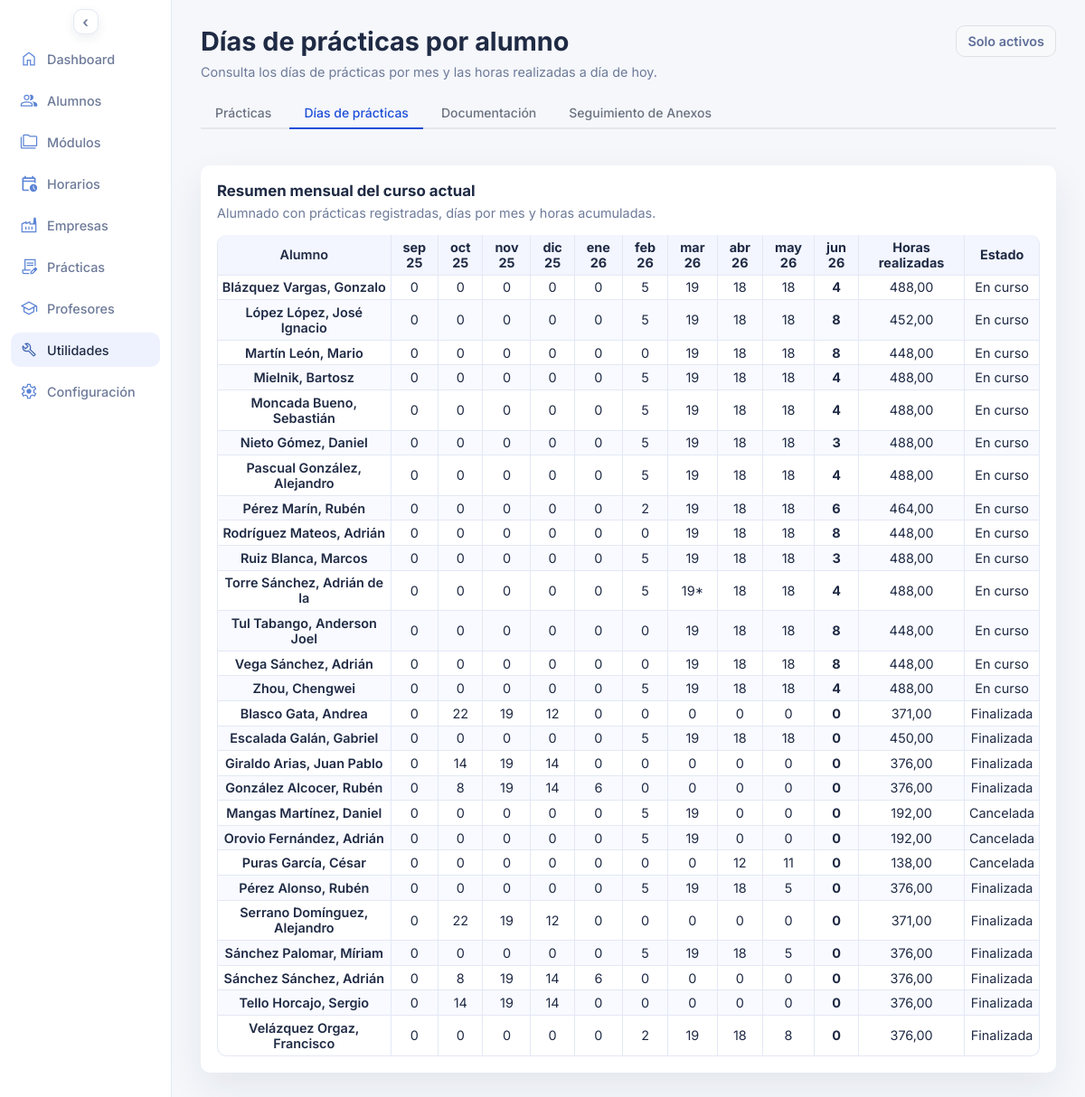
The app's page /practicas_dias.php with its own data.
### tables this page shows
CREATE TABLE `practicas` (
  `id_practica` int UNSIGNED NOT NULL,
  `id_alumno` int UNSIGNED NOT NULL,
  `id_empresa` int UNSIGNED NOT NULL,
  `id_direccion` int UNSIGNED DEFAULT NULL,
  `id_empresa_tutor` int UNSIGNED DEFAULT NULL,
  `anexo` smallint UNSIGNED DEFAULT NULL,
  `fecha_inicio` date DEFAULT NULL,
  `fecha_fin` date DEFAULT NULL,
  `fecha_fin_real` date DEFAULT NULL,
  `motivo_exclusion` varchar(60) DEFAULT NULL,
  `id_practica_anterior` int UNSIGNED DEFAULT NULL,
  `dias_extra` tinyint UNSIGNED NOT NULL DEFAULT '0',
  `fecha_fin_extra` date DEFAULT NULL,
  `horas` smallint UNSIGNED NOT NULL DEFAULT '0',
  `circ_excep` tinyint(1) NOT NULL DEFAULT '0',
  `cancelada` tinyint(1) NOT NULL DEFAULT '0',
  `horas_hechas` smallint UNSIGNED NOT NULL DEFAULT '0',
  `mayor_edad` tinyint(1) NOT NULL DEFAULT '0',
  `instrucciones` text,
  `observaciones` text
);

### includes/practicas_dias_calculo.php (called while the page is built, shortened)
<?php
foreach ($practices as $practice) {
  $student_id = (int) $practice['id_alumno'];
  if (!isset($student_rows[$student_id])) {
    $student_rows[$student_id] = [
      'id_practica' => (int) $practice['id_practica'],
      'name' => format_student_name($practice, 'alumno'),
      'apellido1' => mb_strtolower(trim((string) ($practice['alumno_apellido1'] ?? ''))),
      'months' => array_fill_keys(array_keys($months), 0),
      'month_practice_ids' => array_fill_keys(array_keys($months), []),
      'seconds' => 0,
      'current_month_seconds' => 0,
      'had_current_month_in_course' => false,
      'status' => calculate_practice_status($practice),
    ];
  }
  if (
    $student_rows[$student_id]['status'] === 'Cancelada'
    && (int) ($practice['cancelada'] ?? 0) === 0
  ) {
    $student_rows[$student_id]['status'] = calculate_practice_status($practice);
  }
  $fecha_inicio = DateTimeImmutable::createFromFormat('Y-m-d', (string) ($practice['fecha_inicio'] ?? ''));
  $fecha_fin_extra = DateTimeImmutable::createFromFormat('Y-m-d', (string) ($practice['fecha_fin_extra'] ?? ''));
  $fecha_fin_real = DateTimeImmutable::createFromFormat('Y-m-d', (string) ($practice['fecha_fin_real'] ?? ''));
  $fecha_fin_practica = $fecha_fin_extra;
  if ((int) ($practice['cancelada'] ?? 0) === 1 && $fecha_fin_real !== false && $fecha_fin_real >= $fecha_inicio) {
    $fecha_fin_practica = $fecha_fin_real;
  }
  $schedule_by_day = $schedule_by_practice[(int) $practice['id_practica']] ?? [];
  $segundos_por_dia_semana = [];
  foreach ($schedule_by_day as $day_number => $segments) {
    $total_segundos = 0;
    foreach ($segments as $segment) {
      $entrada = strtotime((string) $segment['hora_entrada']);
      $salida = strtotime((string) $segment['hora_salida']);
      if ($entrada !== false && $salida !== false && $salida > $entrada) {
        $total_segundos += ($salida - $entrada);
      }
    }
    if ($total_segundos > 0) {
      $segundos_por_dia_semana[(int) $day_number] = $total_segundos;
    }
  }
  $fecha_hasta_hoy = $hoy < $fecha_fin_practica ? $hoy : $fecha_fin_practica;
  for ($cursor = $fecha_inicio; $cursor <= $fecha_fin_practica; $cursor = $cursor->modify('+1 day')) {
    $fecha_cursor = $cursor->format('Y-m-d');
    if (isset($non_teaching_days_lookup[$fecha_cursor])) {
      continue;
    }
    $dia_semana = (int) $cursor->format('N');
    if (!isset($segundos_por_dia_semana[$dia_semana])) {
      continue;
    }
    $mes_numero = (int) $cursor->format('n');
    if (isset($student_rows[$student_id]['months'][$mes_numero])) {
      $student_rows[$student_id]['months'][$mes_numero]++;
      $student_rows[$student_id]['month_practice_ids'][$mes_numero][(int) $practice['id_practica']] = true;
    }
    if ((int) $cursor->format('n') === $current_month && (int) $cursor->format('Y') === $current_year) {
      $student_rows[$student_id]['had_current_month_in_course'] = true;
    }
    if ($cursor <= $fecha_hasta_hoy) {
      $student_rows[$student_id]['seconds'] += $segundos_por_dia_semana[$dia_semana];
      if ((int) $cursor->format('n') === $current_month && (int) $cursor->format('Y') === $current_year) {
        $student_rows[$student_id]['current_month_seconds'] += $segundos_por_dia_semana[$dia_semana];
      }
    }
  }
}

### practicas_dias.php (the view, shortened to what this page needs)
<?php
function format_student_name(array $row, string $prefix): string
{
  $apellido1 = trim((string) ($row[$prefix . '_apellido1'] ?? ''));
  $apellido2 = trim((string) ($row[$prefix . '_apellido2'] ?? ''));
  $nombre = trim((string) ($row[$prefix . '_nombre'] ?? ''));
  $apellidos = trim(implode(' ', array_filter([
    $apellido1,
    $apellido2,
  ], static fn (string $value): bool => $value !== '')));
  return $apellidos . ', ' . $nombre;
}
function calculate_practice_status(array $practice): string
{
  if ((int) ($practice['cancelada'] ?? 0) === 1) {
    return 'Cancelada';
  }
  $fecha_inicio = (string) ($practice['fecha_inicio'] ?? '');
  $fecha_fin_extra = (string) ($practice['fecha_fin_extra'] ?? '');
  $today = (new DateTimeImmutable('today'))->format('Y-m-d');
  if ($today <= $fecha_fin_extra) {
    return 'En curso';
  }
  return 'Finalizada';
}
$months = [
  9 => 'sep',
  10 => 'oct',
  11 => 'nov',
  12 => 'dic',
  1 => 'ene',
  2 => 'feb',
  3 => 'mar',
  4 => 'abr',
  5 => 'may',
  6 => 'jun',
];
$allowed_orders = ['default', 'alumno'];
$order_param = (string) ($_GET['orden'] ?? 'default');
$current_order = in_array($order_param, $allowed_orders, true) ? $order_param : 'default';
$solo_activos = (string) ($_GET['solo_activos'] ?? '') === '1';
$student_rows = [];
$load_error = null;
try {
  $pdo = db();
  $active_course_id = $pdo->query('SELECT id_curso_escolar FROM cursos_escolares WHERE activo = 1 LIMIT 1')->fetchColumn();
  if ($active_course_id !== false) {
    $practices_stmt = $pdo->prepare(
      'SELECT DISTINCT
        p.id_practica,
        p.id_alumno,
        p.fecha_inicio,
        p.fecha_fin_extra,
        p.fecha_fin_real,
        p.cancelada,
        a.nombre AS alumno_nombre,
        a.apellido1 AS alumno_apellido1,
        a.apellido2 AS alumno_apellido2
      FROM practicas p
      INNER JOIN alumnos a ON a.id_alumno = p.id_alumno
      INNER JOIN alumno_curso ac ON ac.id_alumno = p.id_alumno
      WHERE ac.id_curso_escolar = :active_course_id
      ORDER BY a.apellido1 ASC, a.apellido2 ASC, a.nombre ASC, p.id_practica ASC'
    );
    $practices_stmt->execute(['active_course_id' => $active_course_id]);
    $practices = $practices_stmt->fetchAll();
    if ($practices !== []) {
      $practice_ids = array_map(static fn (array $practice): int => (int) $practice['id_practica'], $practices);
      $placeholders = implode(', ', array_fill(0, count($practice_ids), '?'));
      $schedule_stmt = $pdo->prepare(
        'SELECT id_practica, dia_semana, hora_entrada, hora_salida
         FROM practicas_horario
         WHERE id_practica IN (' . $placeholders . ')
         ORDER BY id_practica ASC, dia_semana ASC, hora_entrada ASC'
      );
      $schedule_stmt->execute($practice_ids);
      $schedule_rows = $schedule_stmt->fetchAll();
      $non_teaching_days = $pdo->query('SELECT fecha FROM no_lectivos')->fetchAll(PDO::FETCH_COLUMN);
      $non_teaching_days_lookup = array_fill_keys($non_teaching_days, true);
      $schedule_by_practice = [];
      foreach ($schedule_rows as $row) {
        $practice_id = (int) $row['id_practica'];
        $day = (int) $row['dia_semana'];
        if (!isset($schedule_by_practice[$practice_id])) {
          $schedule_by_practice[$practice_id] = [];
        }
        if (!isset($schedule_by_practice[$practice_id][$day])) {
          $schedule_by_practice[$practice_id][$day] = [];
        }
        $schedule_by_practice[$practice_id][$day][] = $row;
      }
      $hoy = new DateTimeImmutable('today');
      $current_month = (int) $hoy->format('n');
      $current_year = (int) $hoy->format('Y');
      $course_start_year = $current_month >= 9 ? $current_year : $current_year - 1;
      require __DIR__ . '/includes/practicas_dias_calculo.php';
      foreach (array_keys($months) as $month_number) {
        $month_year = $month_number >= 9 ? $course_start_year : $course_start_year + 1;
        $months[$month_number] = sprintf('%s %s', $months[$month_number], substr((string) $month_year, -2));
      }
      usort($student_rows, static function (array $left, array $right) use ($current_order): int {
        if ($current_order === 'alumno') {
          return [$left['apellido1'], $left['name']] <=> [$right['apellido1'], $right['name']];
        }
        $left_has_hours = (float) $left['current_month_seconds'] > 0 ? 0 : 1;
        $right_has_hours = (float) $right['current_month_seconds'] > 0 ? 0 : 1;
        return [$left_has_hours, $left['apellido1'], $left['name']] <=> [$right_has_hours, $right['apellido1'], $right['name']];
      });
    }
  }
} catch (Throwable $error) {
  $load_error = 'No se ha podido cargar el resumen de días de prácticas en este momento.';
}
?>
<!DOCTYPE html>
<html lang="es">
<head>
  <link rel="stylesheet" href="assets/styles.css">
</head>
<body>
  <div class="page">
    <?php require __DIR__ . '/includes/sidebar.php'; ?>
    <main class="content">
      <header class="header">
        <div>
          <h1>Días de prácticas por alumno</h1>
          <p class="subheading">Consulta los días de prácticas por mes y las horas realizadas a día de hoy.</p>
        </div>
        <div class="header-actions">
          <?php
            $solo_activos_params = $_GET;
            if ($solo_activos) {
              unset($solo_activos_params['solo_activos']);
            } else {
              $solo_activos_params['solo_activos'] = '1';
            }
            $solo_activos_query = http_build_query($solo_activos_params);
          ?>
          <a class="edit-toggle<?php echo $solo_activos ? ' is-active' : ''; ?>" href="practicas_dias.php<?php echo $solo_activos_query !== '' ? '?' . htmlspecialchars($solo_activos_query, ENT_QUOTES, 'UTF-8') : ''; ?>">Solo activos</a>
        </div>
      </header>
      <nav class="tab-nav">
        <a class="tab-nav-link" href="practicas.php">Prácticas</a>
        <a class="tab-nav-link active" href="practicas_dias.php">Días de prácticas</a>
        <a class="tab-nav-link" href="practicas_documentacion.php">Documentación</a>
        <a class="tab-nav-link" href="practicas_anexos.php">Seguimiento de Anexos</a>
      </nav>
      <section class="panel">
        <div class="panel-header">
          <h3>Resumen mensual del curso actual</h3>
          <p>Alumnado con prácticas registradas, días por mes y horas acumuladas.</p>
        </div>
        <div class="panel-grid">
          <table>
            <thead>
              <tr>
                <?php
                  $alumno_order_params = $_GET;
                  $alumno_order_params['orden'] = $current_order === 'alumno' ? 'default' : 'alumno';
                  $alumno_order_query = http_build_query($alumno_order_params);
                ?>
                <th><a class="practice-link" href="practicas_dias.php<?php echo $alumno_order_query !== '' ? '?' . htmlspecialchars($alumno_order_query, ENT_QUOTES, 'UTF-8') : ''; ?>">Alumno</a></th>
                <?php foreach ($months as $month_name): ?>
                  <th><?php echo htmlspecialchars($month_name, ENT_QUOTES, 'UTF-8'); ?></th>
                <?php endforeach; ?>
                <th>Horas realizadas</th>
                <th>Estado</th>
              </tr>
            </thead>
            <tbody>
              <?php if ($load_error !== null): ?>
                <tr>
                  <td colspan="13"><?php echo htmlspecialchars($load_error, ENT_QUOTES, 'UTF-8'); ?></td>
                </tr>
              <?php elseif ($student_rows === []): ?>
                <tr>
                  <td colspan="13">No hay prácticas registradas para el curso actual.</td>
                </tr>
              <?php else: ?>
                <?php foreach ($student_rows as $student_row): ?>
                  <tr>
                    <td>
                      <a class="practice-link" href="practica_detalle.php?id_practica=<?php echo urlencode((string) $student_row['id_practica']); ?>">
                        <?php echo htmlspecialchars((string) $student_row['name'], ENT_QUOTES, 'UTF-8'); ?>
                      </a>
                    </td>
                    <?php foreach (array_keys($months) as $month_number): ?>
                      <td>
                        <?php $month_value = (string) $student_row['months'][$month_number] . (count($student_row['month_practice_ids'][$month_number] ?? []) > 1 ? '*' : ''); ?>
                        <?php if ($month_number === $current_month): ?>
                          <strong><?php echo htmlspecialchars($month_value, ENT_QUOTES, 'UTF-8'); ?></strong>
                        <?php else: ?>
                          <?php echo htmlspecialchars($month_value, ENT_QUOTES, 'UTF-8'); ?>
                        <?php endif; ?>
                      </td>
                    <?php endforeach; ?>
                    <td><?php echo htmlspecialchars(number_format(((float) $student_row['seconds']) / 3600, 2, ',', '.'), ENT_QUOTES, 'UTF-8'); ?></td>
                    <td><?php echo htmlspecialchars((string) $student_row['status'], ENT_QUOTES, 'UTF-8'); ?></td>
                  </tr>
                <?php endforeach; ?>
              <?php endif; ?>
            </tbody>
          </table>
        </div>
      </section>
    </main>
  </div>
</body>
</html>

### records on screen
practicas: cancelada "0", id_practica "18"
practicas: cancelada "0", id_practica "14"
practicas: cancelada "0", id_practica "12", id_alumno "11"
practicas: cancelada "0", id_practica "5"

### other values on screen
$item['label'] "Dashboard"
$item['label'] "Alumnos"
$item['label'] "Módulos"
$item['label'] "Horarios"
$item['label'] "Empresas"
$item['label'] "Prácticas"
$item['label'] "Profesores"
$item['label'] "Utilidades"
$item['label'] "Configuración"
$month_name "sep 25"
$month_name "oct 25"
$month_name "nov 25"
$month_name "dic 25"
$month_name "ene 26"
$month_name "feb 26"
